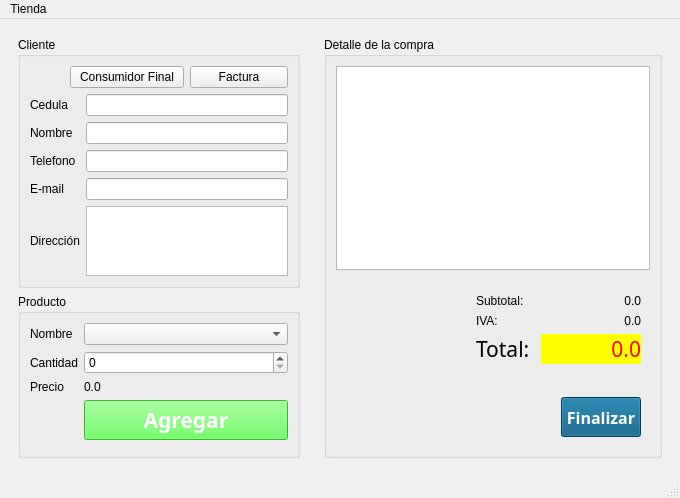
<?xml version="1.0" encoding="UTF-8"?>
<ui version="4.0">
 <class>Principal</class>
 <widget class="QMainWindow" name="Principal">
  <property name="geometry">
   <rect>
    <x>0</x>
    <y>0</y>
    <width>680</width>
    <height>473</height>
   </rect>
  </property>
  <property name="windowTitle">
   <string>Principal</string>
  </property>
  <property name="windowIcon">
   <iconset resource="Recursos.qrc">
    <normaloff>:/tienda</normaloff>:/tienda</iconset>
  </property>
  <widget class="QWidget" name="centralwidget">
   <layout class="QGridLayout" name="gridLayout_2">
    <item row="0" column="0">
     <widget class="QWidget" name="widget_4" native="true">
      <property name="maximumSize">
       <size>
        <width>300</width>
        <height>16777215</height>
       </size>
      </property>
      <layout class="QVBoxLayout" name="verticalLayout">
       <item>
        <widget class="QGroupBox" name="inDatos">
         <property name="title">
          <string>Cliente</string>
         </property>
         <layout class="QGridLayout" name="gridLayout">
          <item row="1" column="0" colspan="2">
           <widget class="QLabel" name="label">
            <property name="text">
             <string>Cedula</string>
            </property>
           </widget>
          </item>
          <item row="1" column="2" colspan="2">
           <widget class="QLineEdit" name="inCedula">
            <property name="inputMask">
             <string/>
            </property>
            <property name="maxLength">
             <number>10</number>
            </property>
           </widget>
          </item>
          <item row="6" column="0" colspan="2">
           <widget class="QLabel" name="label_5">
            <property name="text">
             <string>Dirección</string>
            </property>
           </widget>
          </item>
          <item row="4" column="2" colspan="2">
           <widget class="QLineEdit" name="inTelefono">
            <property name="inputMask">
             <string/>
            </property>
            <property name="maxLength">
             <number>10</number>
            </property>
           </widget>
          </item>
          <item row="4" column="0" colspan="2">
           <widget class="QLabel" name="label_3">
            <property name="text">
             <string>Telefono</string>
            </property>
           </widget>
          </item>
          <item row="5" column="0">
           <widget class="QLabel" name="label_4">
            <property name="text">
             <string>E-mail</string>
            </property>
           </widget>
          </item>
          <item row="2" column="0" colspan="2">
           <widget class="QLabel" name="label_2">
            <property name="text">
             <string>Nombre</string>
            </property>
           </widget>
          </item>
          <item row="5" column="2" colspan="2">
           <widget class="QLineEdit" name="inEmail"/>
          </item>
          <item row="6" column="2" colspan="2">
           <widget class="QTextEdit" name="inDireccion"/>
          </item>
          <item row="2" column="2" colspan="2">
           <widget class="QLineEdit" name="inNombre">
            <property name="inputMask">
             <string/>
            </property>
            <property name="maxLength">
             <number>32767</number>
            </property>
           </widget>
          </item>
          <item row="0" column="1" colspan="2">
           <widget class="QPushButton" name="btnConsumidor">
            <property name="text">
             <string>Consumidor Final</string>
            </property>
           </widget>
          </item>
          <item row="0" column="3">
           <widget class="QPushButton" name="btnFactura">
            <property name="text">
             <string>Factura</string>
            </property>
           </widget>
          </item>
         </layout>
        </widget>
       </item>
       <item>
        <widget class="QGroupBox" name="groupBox_2">
         <property name="title">
          <string>Producto</string>
         </property>
         <layout class="QFormLayout" name="formLayout_2">
          <item row="0" column="0">
           <widget class="QLabel" name="label_6">
            <property name="text">
             <string>Nombre</string>
            </property>
           </widget>
          </item>
          <item row="0" column="1">
           <widget class="QComboBox" name="inProducto"/>
          </item>
          <item row="1" column="0">
           <widget class="QLabel" name="label_7">
            <property name="text">
             <string>Cantidad</string>
            </property>
           </widget>
          </item>
          <item row="1" column="1">
           <widget class="QSpinBox" name="inCantidad"/>
          </item>
          <item row="2" column="0">
           <widget class="QLabel" name="label_8">
            <property name="text">
             <string>Precio</string>
            </property>
           </widget>
          </item>
          <item row="2" column="1">
           <widget class="QLabel" name="outPrecio">
            <property name="text">
             <string>0.0</string>
            </property>
           </widget>
          </item>
          <item row="3" column="1">
           <widget class="QPushButton" name="cmdAgregar">
            <property name="minimumSize">
             <size>
              <width>0</width>
              <height>40</height>
             </size>
            </property>
            <property name="palette">
             <palette>
              <active>
               <colorrole role="WindowText">
                <brush brushstyle="SolidPattern">
                 <color alpha="255">
                  <red>255</red>
                  <green>255</green>
                  <blue>255</blue>
                 </color>
                </brush>
               </colorrole>
               <colorrole role="Button">
                <brush brushstyle="SolidPattern">
                 <color alpha="255">
                  <red>71</red>
                  <green>255</green>
                  <blue>58</blue>
                 </color>
                </brush>
               </colorrole>
               <colorrole role="Text">
                <brush brushstyle="SolidPattern">
                 <color alpha="255">
                  <red>255</red>
                  <green>255</green>
                  <blue>255</blue>
                 </color>
                </brush>
               </colorrole>
               <colorrole role="ButtonText">
                <brush brushstyle="SolidPattern">
                 <color alpha="255">
                  <red>255</red>
                  <green>255</green>
                  <blue>255</blue>
                 </color>
                </brush>
               </colorrole>
               <colorrole role="Base">
                <brush brushstyle="SolidPattern">
                 <color alpha="255">
                  <red>71</red>
                  <green>255</green>
                  <blue>58</blue>
                 </color>
                </brush>
               </colorrole>
               <colorrole role="Window">
                <brush brushstyle="SolidPattern">
                 <color alpha="255">
                  <red>71</red>
                  <green>255</green>
                  <blue>58</blue>
                 </color>
                </brush>
               </colorrole>
               <colorrole role="PlaceholderText">
                <brush brushstyle="NoBrush">
                 <color alpha="128">
                  <red>255</red>
                  <green>255</green>
                  <blue>255</blue>
                 </color>
                </brush>
               </colorrole>
              </active>
              <inactive>
               <colorrole role="WindowText">
                <brush brushstyle="SolidPattern">
                 <color alpha="255">
                  <red>255</red>
                  <green>255</green>
                  <blue>255</blue>
                 </color>
                </brush>
               </colorrole>
               <colorrole role="Button">
                <brush brushstyle="SolidPattern">
                 <color alpha="255">
                  <red>71</red>
                  <green>255</green>
                  <blue>58</blue>
                 </color>
                </brush>
               </colorrole>
               <colorrole role="Text">
                <brush brushstyle="SolidPattern">
                 <color alpha="255">
                  <red>255</red>
                  <green>255</green>
                  <blue>255</blue>
                 </color>
                </brush>
               </colorrole>
               <colorrole role="ButtonText">
                <brush brushstyle="SolidPattern">
                 <color alpha="255">
                  <red>255</red>
                  <green>255</green>
                  <blue>255</blue>
                 </color>
                </brush>
               </colorrole>
               <colorrole role="Base">
                <brush brushstyle="SolidPattern">
                 <color alpha="255">
                  <red>71</red>
                  <green>255</green>
                  <blue>58</blue>
                 </color>
                </brush>
               </colorrole>
               <colorrole role="Window">
                <brush brushstyle="SolidPattern">
                 <color alpha="255">
                  <red>71</red>
                  <green>255</green>
                  <blue>58</blue>
                 </color>
                </brush>
               </colorrole>
               <colorrole role="PlaceholderText">
                <brush brushstyle="NoBrush">
                 <color alpha="128">
                  <red>255</red>
                  <green>255</green>
                  <blue>255</blue>
                 </color>
                </brush>
               </colorrole>
              </inactive>
              <disabled>
               <colorrole role="WindowText">
                <brush brushstyle="SolidPattern">
                 <color alpha="255">
                  <red>255</red>
                  <green>255</green>
                  <blue>255</blue>
                 </color>
                </brush>
               </colorrole>
               <colorrole role="Button">
                <brush brushstyle="SolidPattern">
                 <color alpha="255">
                  <red>71</red>
                  <green>255</green>
                  <blue>58</blue>
                 </color>
                </brush>
               </colorrole>
               <colorrole role="Text">
                <brush brushstyle="SolidPattern">
                 <color alpha="255">
                  <red>255</red>
                  <green>255</green>
                  <blue>255</blue>
                 </color>
                </brush>
               </colorrole>
               <colorrole role="ButtonText">
                <brush brushstyle="SolidPattern">
                 <color alpha="255">
                  <red>255</red>
                  <green>255</green>
                  <blue>255</blue>
                 </color>
                </brush>
               </colorrole>
               <colorrole role="Base">
                <brush brushstyle="SolidPattern">
                 <color alpha="255">
                  <red>71</red>
                  <green>255</green>
                  <blue>58</blue>
                 </color>
                </brush>
               </colorrole>
               <colorrole role="Window">
                <brush brushstyle="SolidPattern">
                 <color alpha="255">
                  <red>71</red>
                  <green>255</green>
                  <blue>58</blue>
                 </color>
                </brush>
               </colorrole>
               <colorrole role="PlaceholderText">
                <brush brushstyle="NoBrush">
                 <color alpha="128">
                  <red>255</red>
                  <green>255</green>
                  <blue>255</blue>
                 </color>
                </brush>
               </colorrole>
              </disabled>
             </palette>
            </property>
            <property name="font">
             <font>
              <family>Segoe UI Black</family>
              <pointsize>16</pointsize>
              <weight>75</weight>
              <bold>true</bold>
             </font>
            </property>
            <property name="styleSheet">
             <string notr="true">background-color: rgb(71, 255, 58);
color: rgb(255, 255, 255);</string>
            </property>
            <property name="text">
             <string>Agregar</string>
            </property>
           </widget>
          </item>
          <item row="4" column="1">
           <spacer name="verticalSpacer">
            <property name="orientation">
             <enum>Qt::Vertical</enum>
            </property>
            <property name="sizeHint" stdset="0">
             <size>
              <width>20</width>
              <height>40</height>
             </size>
            </property>
           </spacer>
          </item>
         </layout>
        </widget>
       </item>
      </layout>
     </widget>
    </item>
    <item row="0" column="1">
     <widget class="QWidget" name="widget_3" native="true">
      <layout class="QFormLayout" name="formLayout">
       <item row="0" column="0" colspan="2">
        <widget class="QGroupBox" name="groupBox_3">
         <property name="title">
          <string>Detalle de la compra</string>
         </property>
         <layout class="QVBoxLayout" name="verticalLayout_3">
          <item>
           <widget class="QTableWidget" name="outDetalle"/>
          </item>
          <item>
           <widget class="QWidget" name="widget" native="true">
            <layout class="QHBoxLayout" name="horizontalLayout_2">
             <property name="spacing">
              <number>0</number>
             </property>
             <property name="leftMargin">
              <number>0</number>
             </property>
             <property name="topMargin">
              <number>9</number>
             </property>
             <property name="rightMargin">
              <number>0</number>
             </property>
             <property name="bottomMargin">
              <number>9</number>
             </property>
             <item>
              <spacer name="horizontalSpacer">
               <property name="orientation">
                <enum>Qt::Horizontal</enum>
               </property>
               <property name="sizeHint" stdset="0">
                <size>
                 <width>40</width>
                 <height>20</height>
                </size>
               </property>
              </spacer>
             </item>
             <item>
              <widget class="QWidget" name="widget_2" native="true">
               <layout class="QFormLayout" name="formLayout_3">
                <item row="0" column="0">
                 <widget class="QLabel" name="label_10">
                  <property name="text">
                   <string>Subtotal:</string>
                  </property>
                 </widget>
                </item>
                <item row="0" column="1">
                 <widget class="QLabel" name="outSubtotal">
                  <property name="minimumSize">
                   <size>
                    <width>100</width>
                    <height>0</height>
                   </size>
                  </property>
                  <property name="text">
                   <string>0.0</string>
                  </property>
                  <property name="alignment">
                   <set>Qt::AlignRight|Qt::AlignTrailing|Qt::AlignVCenter</set>
                  </property>
                 </widget>
                </item>
                <item row="1" column="0">
                 <widget class="QLabel" name="label_11">
                  <property name="text">
                   <string>IVA:</string>
                  </property>
                 </widget>
                </item>
                <item row="1" column="1">
                 <widget class="QLabel" name="outIva">
                  <property name="minimumSize">
                   <size>
                    <width>100</width>
                    <height>0</height>
                   </size>
                  </property>
                  <property name="text">
                   <string>0.0</string>
                  </property>
                  <property name="alignment">
                   <set>Qt::AlignRight|Qt::AlignTrailing|Qt::AlignVCenter</set>
                  </property>
                 </widget>
                </item>
                <item row="2" column="0">
                 <widget class="QLabel" name="label_12">
                  <property name="font">
                   <font>
                    <family>Franklin Gothic Heavy</family>
                    <pointsize>16</pointsize>
                   </font>
                  </property>
                  <property name="text">
                   <string>Total: </string>
                  </property>
                 </widget>
                </item>
                <item row="2" column="1">
                 <widget class="QLabel" name="outTotal">
                  <property name="minimumSize">
                   <size>
                    <width>100</width>
                    <height>0</height>
                   </size>
                  </property>
                  <property name="font">
                   <font>
                    <family>Franklin Gothic Heavy</family>
                    <pointsize>16</pointsize>
                   </font>
                  </property>
                  <property name="styleSheet">
                   <string notr="true">background-color: rgb(255, 255, 0);
color: rgb(255, 0, 0);</string>
                  </property>
                  <property name="text">
                   <string>0.0</string>
                  </property>
                  <property name="alignment">
                   <set>Qt::AlignRight|Qt::AlignTrailing|Qt::AlignVCenter</set>
                  </property>
                 </widget>
                </item>
               </layout>
              </widget>
             </item>
            </layout>
           </widget>
          </item>
          <item>
           <widget class="QWidget" name="widget_5" native="true">
            <layout class="QHBoxLayout" name="horizontalLayout">
             <item>
              <spacer name="horizontalSpacer_2">
               <property name="orientation">
                <enum>Qt::Horizontal</enum>
               </property>
               <property name="sizeHint" stdset="0">
                <size>
                 <width>188</width>
                 <height>20</height>
                </size>
               </property>
              </spacer>
             </item>
             <item>
              <widget class="QPushButton" name="btnFinalizar">
               <property name="minimumSize">
                <size>
                 <width>0</width>
                 <height>40</height>
                </size>
               </property>
               <property name="font">
                <font>
                 <family>Segoe UI Black</family>
                 <pointsize>12</pointsize>
                 <weight>75</weight>
                 <bold>true</bold>
                </font>
               </property>
               <property name="styleSheet">
                <string notr="true">background-color: rgb(0, 85, 127);
color: rgb(255, 255, 255);</string>
               </property>
               <property name="text">
                <string>Finalizar</string>
               </property>
              </widget>
             </item>
            </layout>
           </widget>
          </item>
         </layout>
        </widget>
       </item>
      </layout>
     </widget>
    </item>
   </layout>
  </widget>
  <widget class="QMenuBar" name="menubar">
   <property name="geometry">
    <rect>
     <x>0</x>
     <y>0</y>
     <width>680</width>
     <height>22</height>
    </rect>
   </property>
   <widget class="QMenu" name="menuProductos">
    <property name="title">
     <string>Tienda</string>
    </property>
    <addaction name="mnuProductos"/>
   </widget>
   <addaction name="menuProductos"/>
  </widget>
  <widget class="QStatusBar" name="statusbar"/>
  <action name="mnuProductos">
   <property name="icon">
    <iconset resource="Recursos.qrc">
     <normaloff>:/carrito</normaloff>:/carrito</iconset>
   </property>
   <property name="text">
    <string>Productos</string>
   </property>
   <property name="shortcut">
    <string>F1</string>
   </property>
  </action>
  <action name="mnuFinalizar">
   <property name="text">
    <string>Finalizar</string>
   </property>
  </action>
 </widget>
 <resources>
  <include location="Recursos.qrc"/>
 </resources>
 <connections/>
</ui>
